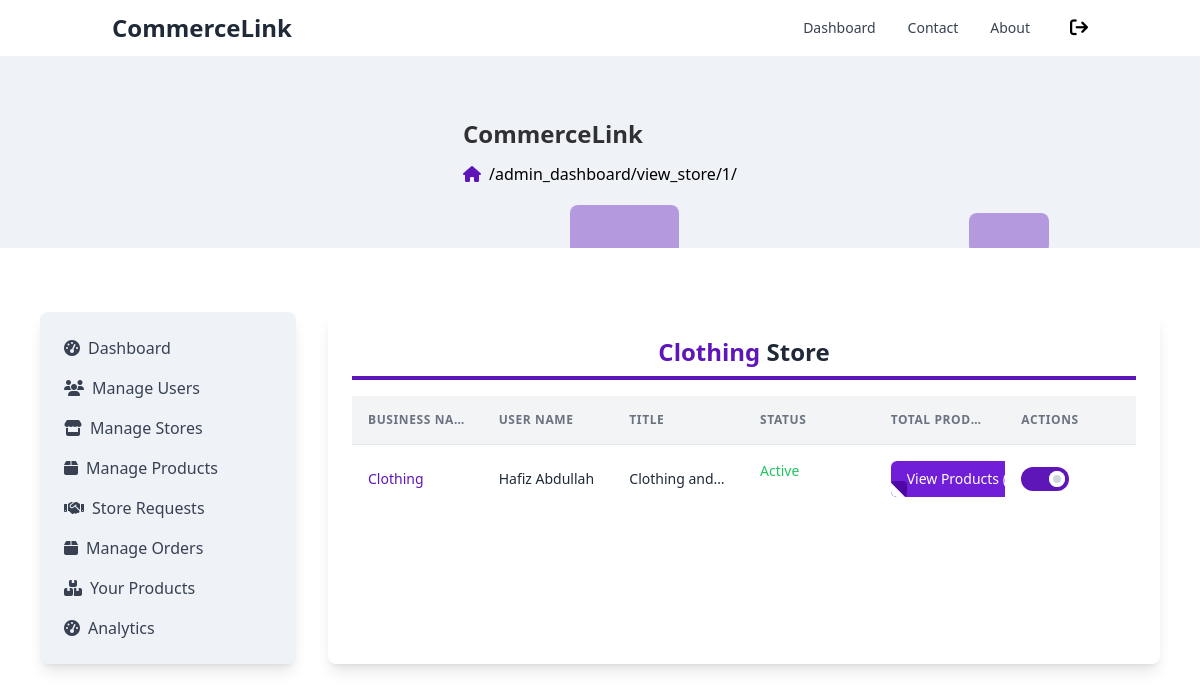
Page /admin_dashboard/view_store/1/ (signed in) on the committed database.
### user_accounts/models.py (models this page shows, shortened)
class Store(models.Model):
    user                    = models.ForeignKey(CustomUser, on_delete=models.CASCADE)
    bussines_name           = models.CharField(max_length=255)
    title                   = models.CharField(max_length=255)
    status                  = models.BooleanField(default=False)
    requested_at            = models.DateTimeField(auto_now_add=True)
    verified_at             = models.DateTimeField(auto_now_add=True)
    image                   = models.ImageField(upload_to="store/", default="", blank=True, null=True)
    is_active               = models.BooleanField(default=True)

class CustomUser(AbstractUser):
    username                = None
    name                    = models.CharField(max_length=255)
    email                   = models.EmailField(max_length=255, unique=True)
    is_verified             = models.BooleanField(default=False, blank=True)
    email_token             = models.CharField(max_length=200)
    is_banned               = models.BooleanField(default=False, blank=True)
    ROLE_CHOICES = [
        ('admin', 'Admin'),
        ('seller', 'Seller'),
        ('buyer', 'Buyer')
    ]
    role                    = models.CharField(max_length=10, default='buyer')
    USERNAME_FIELD = 'email'
    REQUIRED_FIELDS = ['name']
    objects = MyAccountManager()

### marketplace/decorators.py (the view)
        @user_passes_test(lambda u: u.is_authenticated and u.role == role, login_url='/login/')
        def _wrapped_view(request, *args, **kwargs):
            if request.user.is_authenticated and request.user.role == role:
                return view_func(request, *args, **kwargs)
            else:
                return redirect('login')

### admin_dashboard/views.py (called while the page is built)
@role_required('admin')
def view_store(request, store_id):
    store = None
    try:
        store = Store.objects.get(id = store_id)
        total_products = len(Product.objects.filter(author = store.user))
    except Store.DoesNotExist:
        messages.error(request, "Store not found")
        print("Error while view store")
    path = request.path
    context = {'path': path, 'store': store, 'total_products': total_products}
    return render(request, "admin_dashboard/view_store.html", context)

### products/context_processors.py (called while the page is built)
def cart_summary(request):
    cart = request.session.get('cart', {})
    total_quantity = sum(cart.values())
    return {'cart_qty': total_quantity}

def store_context(request):
    store = None
    if request.user.is_authenticated:
        user = request.user
        if user.role == 'seller':
            try:
                store = Store.objects.get(user=user)
            except Store.DoesNotExist:
                store = None
    return {'store': store}

### admin_dashboard/templates/admin_dashboard/view_store.html (shortened to what this page needs)
{% extends 'main_base.html' %}
{% block maincontent %}
<div class="w-full">
    <h1 class="text-2xl font-bold text-center text-gray-800 border-b-4 border-[#5F16B9] pb-2 mb-4">
        <span class="capitalize text-[#5F16B9]">{{store.bussines_name}}</span> Store
    </h1>
    <div class="font-sans overflow-x-auto">
        {% if store %}
        <table class="min-w-full divide-y divide-gray-200">
            <thead class="bg-gray-100 whitespace-nowrap">
                <tr>
                    <th class="truncate px-4 py-4 text-left text-xs font-semibold text-gray-500 uppercase tracking-wider">
                        Business Name
                    </th>
                    <th class="truncate px-4 py-4 text-left text-xs font-semibold text-gray-500 uppercase tracking-wider">
                        User Name
                    </th>
                    <th class="truncate px-4 py-4 text-left text-xs font-semibold text-gray-500 uppercase tracking-wider">
                        Title
                    </th>
                    <th class="truncate px-4 py-4 text-left text-xs font-semibold text-gray-500 uppercase tracking-wider">
                        Status
                    </th>
                    <th class="truncate px-4 py-4 text-left text-xs font-semibold text-gray-500 uppercase tracking-wider">
                        Total Products
                    </th>
                    <th class="truncate px-4 py-4 text-left text-xs font-semibold text-gray-500 uppercase tracking-wider">
                        Actions
                    </th>
                </tr>
            </thead>
            <tbody class="bg-white divide-y divide-gray-200 whitespace-nowrap">
                <tr id="user-{{ user.id }}">
                    <td class="truncate px-4 py-4 text-sm text-[#5F16B9]">
                        {{store.bussines_name}}
                    </td>
                    <td class="truncate px-4 py-4 text-sm text-gray-800 capitalize">
                        {{store.user.name}}
                    </td>
                    <td class="truncate px-4 py-4 text-sm text-gray-800">
                        {{store.title}}
                    </td>
                    <td class="flex items-center gap-2 px-4 py-4 text-sm text-gray-800">
                        {%if store.is_active %}
                        <span class="text-green-500">Active</span>
                        {% else %}
                        <span class="text-red-500">Deactivate</span>
                        {% endif %}
                    </td>
                    <td class="truncate px-4 py-4 text-sm text-gray-800">
                        <a href="{% url 'products_by_user' user_id=store.user.id %}">
                            <button
                                class="relative flex items-center px-4 py-2 overflow-hidden font-medium transition-all bg-[#701ED7] rounded-md group">
                                <span
                                    class="absolute bottom-0 rotate-180 left-0 inline-block w-4 h-4 transition-all duration-500 ease-in-out bg-[#4D08A5] rounded group-hover:-ml-4 group-hover:-mb-4">
                                    <span
                                        class="absolute top-0 right-0 w-5 h-5 rotate-45 translate-x-1/2 -translate-y-1/2 bg-white"></span>
                                </span>
                                <span
                                    class="relative w-full text-left text-white transition-colors duration-200 ease-in-out group-hover:text-white">View Products ({{total_products}})</span>
                            </button>
                        </a>
                    </td>
                    <td class="px-4 py-4 text-sm text-gray-800">
                        <label title="Change status"
                        class="relative inline-block h-6 w-12 cursor-pointer rounded-full bg-gray-300 transition [-webkit-tap-highlight-color:_transparent] has-[:checked]:bg-[#5F16B9]"
                    >
                        <span
                        class="absolute inset-y-0 start-0 m-1 size-4 rounded-full bg-gray-300 ring-[4px] ring-inset ring-white transition-all peer-checked:start-6"
                        ></span>
                    </label>
                    </td>
                </tr>
            </tbody>
        </table>
        {% else %}
        <p>No Store Registered.</p>
        {% endif %}
    </div>
</div>
{% endblock %}

### admin_dashboard/templates/admin_dashboard/view_store.html (style rules this page uses)
table { table-layout: fixed; width: 100%; }

### rows in the picture
Store: bussines_name "Clothing", user.name "Hafiz Abdullah", title "Clothing and…"

### other values in the picture
{{ path }} "/admin_dashboard/view_store/1/"
